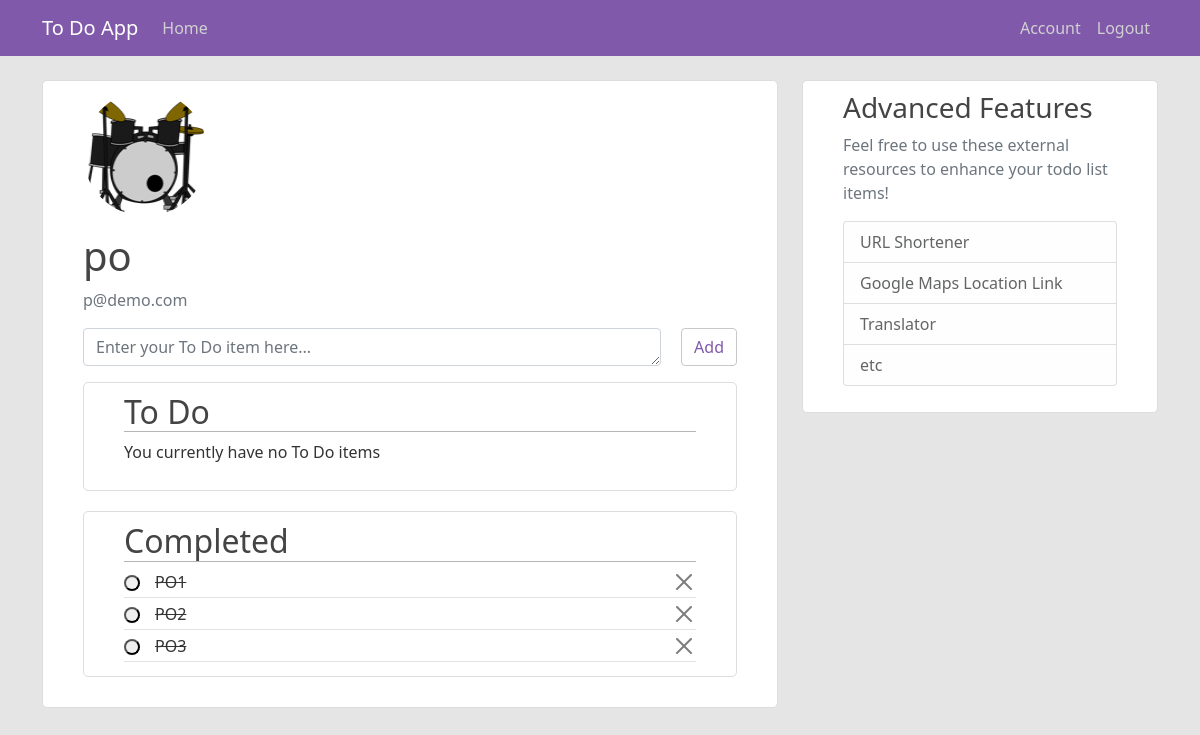
The page /home (signed in) on the database as committed earlier.
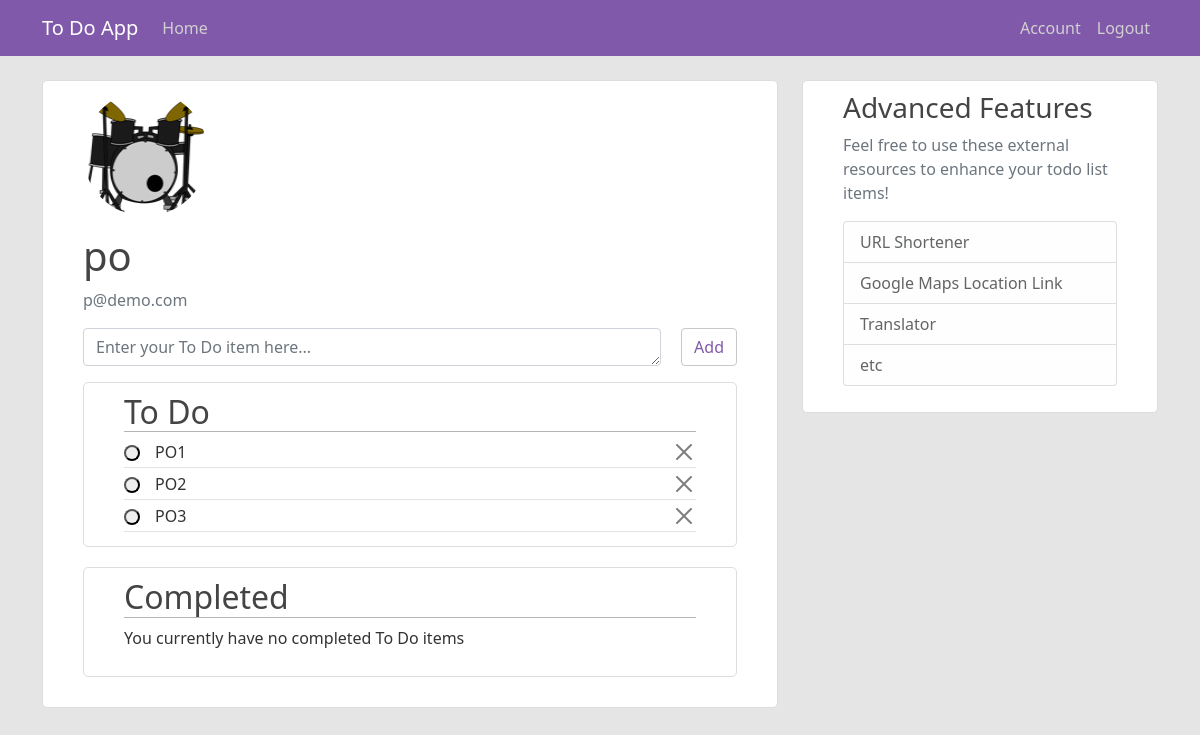
The same page on the database as committed later.
### todo_app/models.py (models this page shows, shortened)
class User(db.Model, UserMixin):
    id = db.Column(db.Integer, primary_key=True)
    username = db.Column(db.String(20), unique=True, nullable=False)
    email = db.Column(db.String(120), unique=True, nullable=False)
    image_file = db.Column(db.String(20), nullable=False, default='default.jpg')
    password = db.Column(db.String(60), nullable=False)
    posts = db.relationship('Post', backref='author', lazy=True)

class Post(db.Model):
    id = db.Column(db.Integer, primary_key=True)
    title = db.Column(db.String, nullable=False)
    complete = db.Column(db.Boolean)
    date_posted = db.Column(db.DateTime, nullable=False, default=datetime.utcnow)
    user_id = db.Column(db.Integer, db.ForeignKey('user.id'), nullable=False)

### todo_app/routes.py (the view)
@app.route("/")
@app.route("/home")
def home():
    if current_user.is_authenticated:
        user_id = current_user.id
        image_file = url_for('static', filename='profile_pics/' + current_user.image_file)
        todos = Post.query.filter_by(user_id=user_id).filter_by(complete=False).all()
        completed = Post.query.filter_by(user_id=user_id).filter_by(complete=True).all()
        return render_template('home.html', todos=todos, completed=completed, image_file=image_file)
    return render_template('home.html')

### todo_app/models.py (called while the page is built)
@login_manager.user_loader
def load_user(user_id):
    return User.query.get(int(user_id))

### todo_app/templates/home.html
{% extends 'index.html' %}
{% block content %}
<div class="content-section">
    {% if current_user.is_authenticated %}
        <div class="media">
            <img class="rounded-circle account-img" src="{{ image_file }}">
            <div class="media-body">
                <h2 class="account-heading">{{ current_user.username  }}</h2>
                <p class="text-secondary">{{ current_user.email }}</p>
            </div>
        </div>
        <form action="/post" method="post">
            <div class="todo-text-and-btn">
                <div class="add-todo-text-field">
                    <textarea type="text" rows="1" cols="10" class="form-control" id="title" name="title" placeholder="Enter your To Do item here..."></textarea>
                </div>
                <div>
                    <button type="submit" class="btn btn-outline-info add-btn">Add</button>
                </div>
                <br>
            </div>
        </form>
        <article class="media content-section">
            <div class="media-body">
                <h2 class="article-title todo-completed-title">To Do</h2>
                {% if todos == [] %}
                    <p>You currently have no To Do items</p>
                {% else %}
                    {% for todo in todos %}
                        <div class="article-metadata d-flex" id="todo-container">
                            <a href="/complete/{{ todo.id }}">
                                <button class="complete-btn"></button>
                            </a>
                            <div class="post-text-del-container">
                                <div class="post-text-container">
                                    <span class="mr-2 article-content">{{ todo.title }}</span>
                                </div>
                                <div class="input-group delete-btn-container">
                                    <a href="/delete/{{ todo.id }}" class="btn-close"></a>
                                </div>
                            </div>
                        </div>
                    {% endfor %}
                {% endif %}
            </div>
        </article>
        <article class="media content-section">
            <div class="media-body">
                <h2 class="article-title todo-completed-title">Completed</h2>
                {% if completed == [] %}
                    <p>You currently have no completed To Do items</p>
                {% else %}
                    {% for todo in completed %}
                        <div class="article-metadata d-flex" id="todo-container">
                            <a href="/complete/{{ todo.id }}">
                                <button class="complete-btn"></button>
                            </a>
                            <div class="post-text-del-container">
                                <div class="post-text-container">
                                    <span class="mr-2 article-content line">{{ todo.title }}</span>
                                </div>
                                <div class="input-group delete-btn-container">
                                    <a href="/delete/{{ todo.id }}" class="btn-close"></a>
                                </div>
                            </div>
                        </div>
                    {% endfor %}
                {% endif %}
            </div>
        </article>
    {% else %}
        <div>
            <h2 class="welcome-text">Welcome to To Do App</h2>
            <br>
            <p class="welcome-text">Please Login/Register to access your very own To Do list!</p>
        </div>
    {% endif %}
</div>
{% endblock content %}

### todo_app/templates/index.html (shortened to what this page needs)
<!DOCTYPE html>
<html lang="en">
<head>
  <link href="https://cdn.jsdelivr.net/npm/bootstrap@5.0.2/dist/css/bootstrap.min.css" rel="stylesheet">
  <link rel="stylesheet" type="text/css" href="{{ url_for('static', filename='main.css') }}">
</head>
<body>
  <header class="site-header">
    <nav class="navbar navbar-expand-md navbar-dark bg-purp fixed-top">
      <div class="container">
        <a class="navbar-brand mr-4" href="/">To Do App</a>
        <div class="collapse navbar-collapse justify-content-between" id="navbarToggle">
          <div class="navbar-nav mr-auto">
            <a class="nav-item nav-link" href="{{ url_for('home') }}">Home</a>
          </div>
          <div class="navbar-nav">
            {% if current_user.is_authenticated %}
              <a class="nav-item nav-link" href="{{ url_for('account') }}">Account</a>
              <a class="nav-item nav-link" href="{{ url_for('logout') }}">Logout</a>
            {% else %}
              <a class="nav-item nav-link" href="{{ url_for('login') }}">Login</a>
              <a class="nav-item nav-link" href="{{ url_for('register') }}">Register</a>
            {% endif %}
          </div>
        </div>
      </div>
    </nav>
  </header>
  <main role="main" class="container">
    <div class="row">
      <div class="col-md-8">
        {% block content %}{% endblock %}
      </div>
      <div class="col-md-4">
        <div class="content-section">
          <h3>Advanced Features</h3>
          <p class='text-muted'>Feel free to use these external resources to enhance your todo list items!
            <ul class="list-group">
              <li class="list-group-item list-group-item-light">URL Shortener</li>
              <li class="list-group-item list-group-item-light">Google Maps Location Link</li>
              <li class="list-group-item list-group-item-light">Translator</li>
              <li class="list-group-item list-group-item-light">etc</li>
            </ul>
          </p>
        </div>
      </div>
    </div>
  </main>
</body>
</html

### todo_app/static/main.css (style rules this page uses)
body { background: #e6e5e5; color: #333333; margin-top: 5rem; }
h1, h2, h3, h4, h5, h6 { color: #444444; }
.bg-purp { background-color: #8159aa; }
.site-header .navbar-nav .nav-link { color: #d0d0d0; }
.content-section { background: #ffffff; padding: 10px 40px; border: 1px solid #dddddd; border-radius: 5px; margin-bottom: 20px; }
.article-title { color: #444444; }
.article-content { white-space: pre-line; }
.article-metadata { padding-bottom: 1px; margin-bottom: 4px; border-bottom: 1px solid #e3e3e3 }
.account-img { height: 125px; width: 125px; margin-right: 20px; margin-bottom: 16px; }
.account-heading { font-size: 2.5rem; }
.btn-outline-info { color: #8159aa; background-color: #fff; border-color: #c8c8c8; }
.add-btn { margin-left: 20px; }
.add-todo-text-field { width: 100%; }
.complete-btn { margin: 0 15px 5px 0; height: 16px; border-radius: 30px; }
.post-text-del-container { display: flex; width: 100%; justify-content: flex-end; }
.input-group { justify-content: flex-end; }
.todo-text-and-btn { display: flex; justify-content: space-between; margin-bottom: 1rem; }
#title { width: 100%; }
.todo-completed-title { border-bottom: 1px solid #b6b4b4; }

Rows that differ between the two databases and show on the page:
changed Post "PO1": moves from the list under "Completed" to the list under "To Do"
changed Post "PO2": moves from the list under "Completed" to the list under "To Do"
changed Post "PO3": moves from the list under "Completed" to the list under "To Do"
Other text that changed with them:
text no longer shown: "You currently have no To Do items"
text now shown: "You currently have no completed To Do items"
